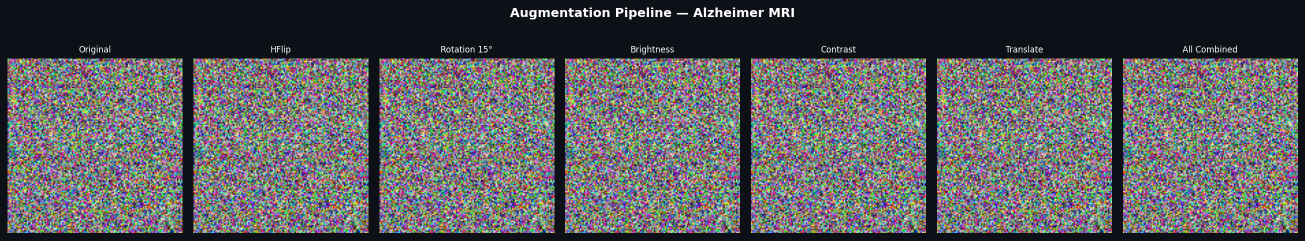
#> input picture results/03_cnn_and_classification/04_augmentation_pipeline.png, 2610 x 481 px (shown at 1/2 size)
$ python 02_image_preprocessing.py --img ../results/03_cnn_and_classification/04_augmentation_pipeline.png
#> lines starting #> are read from the running program, lines starting #| are printed output that depends on the picture
### utils/visualization.py
"""
utils/visualization.py
========================
Mixed-theme plotting suite:
  - Dark theme for training curves, CAMs, feature maps (stunning on GitHub)
  - Light/white theme for report-style confusion matrices and comparison tables

Usage:
    from utils.visualization import (
        plot_training_history, plot_confusion_matrix,
        plot_model_comparison, plot_sample_grid, apply_dark_theme
    )
"""

import numpy as np
import matplotlib
import matplotlib.pyplot as plt
import matplotlib.gridspec as gridspec
import seaborn as sns
from pathlib import Path

# ─────────────────────────────────────────────
# Color Palettes
# ─────────────────────────────────────────────
DARK_BG = "#0D1117"
DARK_SURFACE = "#161B22"
DARK_BORDER = "#30363D"
ACCENT_CYAN = "#58D9F9"
ACCENT_PURPLE = "#C084FC"
ACCENT_GREEN = "#4ADE80"
ACCENT_ORANGE = "#FB923C"
ACCENT_RED = "#F87171"
ACCENT_YELLOW = "#FDE68A"

MODEL_COLORS = {
    "AlexNet":    ACCENT_CYAN,
    "VGGNet":     ACCENT_PURPLE,
    "GoogLeNet":  ACCENT_GREEN,
    "ResNet50":   ACCENT_ORANGE,
    "Ensemble":   ACCENT_YELLOW,
    "Custom CNN": ACCENT_RED,
}

CLASS_COLORS = ["#60A5FA", "#A78BFA", "#34D399", "#F97316"]
CLASS_NAMES  = ["NonDemented", "VeryMildDemented", "MildDemented", "ModerateDemented"]


# ─────────────────────────────────────────────
# Theme Helpers
# ─────────────────────────────────────────────
def apply_dark_theme(fig, ax_list=None):
    """Apply dark GitHub-style theme to a figure."""
    fig.patch.set_facecolor(DARK_BG)
    if ax_list is None:
        ax_list = fig.get_axes()
    for ax in ax_list:
        ax.set_facecolor(DARK_SURFACE)
        ax.spines["top"].set_visible(False)
        ax.spines["right"].set_visible(False)
        for spine in ax.spines.values():
            spine.set_edgecolor(DARK_BORDER)
        ax.tick_params(colors="white", labelsize=10)
        ax.xaxis.label.set_color("white")
        ax.yaxis.label.set_color("white")
        if ax.get_title():
            ax.title.set_color("white")
        ax.grid(True, color=DARK_BORDER, linewidth=0.5, alpha=0.7)


# [230 lines left out: functions apply_light_theme, plot_training_history, plot_confusion_matrix, plot_model_comparison, plot_sample_grid, plot_feature_maps and 1 more, not called in this run]


# ─────────────────────────────────────────────
# Internal Helper
# ─────────────────────────────────────────────
def _save_or_show(fig, save_path: str):
    if save_path:
        Path(save_path).parent.mkdir(parents=True, exist_ok=True)
        fig.savefig(save_path, dpi=150, bbox_inches="tight",
                    facecolor=fig.get_facecolor())
        print(f"[viz] Saved → {save_path}")
    else:
        plt.show()
    plt.close(fig)

### 03_cnn_and_classification/02_image_preprocessing.py
"""
03_cnn_and_classification/02_image_preprocessing.py
============================================
Augmentation pipeline for Alzheimer MRI — TF and PyTorch.
Run: python 03_cnn_and_classification/02_image_preprocessing.py
"""
# Full implementation in utils/data_loader.py
# This script provides standalone demos of each augmentation step.
import numpy as np
import matplotlib.pyplot as plt
import sys; sys.path.insert(0, "..")
from utils.visualization import apply_dark_theme, _save_or_show
from pathlib import Path
OUTPUT_DIR = Path("results/03_cnn_and_classification"); OUTPUT_DIR.mkdir(parents=True, exist_ok=True)

AUGMENTATIONS = ["Original", "HFlip", "Rotation 15°", "Brightness", "Contrast", "Translate", "All Combined"]

def demo_augmentations(img_path=None):
    from PIL import Image
    if img_path and Path(img_path).exists():
        img = np.array(Image.open(img_path).convert("RGB").resize((128, 128)))
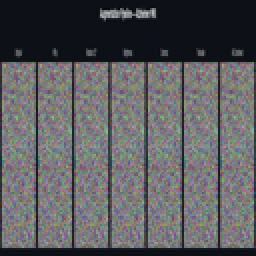
#> img: shape (128, 128, 3) (shown 2 times larger); mean R, G, B 91.8, 92.4, 94.6
    else:
        np.random.seed(42)
        img = (np.random.rand(128, 128, 3) * 255).astype(np.uint8)

    fig, axes = plt.subplots(1, len(AUGMENTATIONS), figsize=(len(AUGMENTATIONS)*2.5, 3.5))
    apply_dark_theme(fig, axes)
    for i, (ax, name) in enumerate(zip(axes, AUGMENTATIONS)):
        ax.imshow(img); ax.set_title(name, color="white", fontsize=8); ax.axis("off")
    fig.suptitle("Augmentation Pipeline — Alzheimer MRI", fontsize=12, color="white", fontweight="bold")
    plt.tight_layout()
    _save_or_show(fig, str(OUTPUT_DIR / "04_augmentation_pipeline.png"))

if __name__ == "__main__":
    import argparse
    p = argparse.ArgumentParser(); p.add_argument("--img", default=None)
    args = p.parse_args()
    demo_augmentations(args.img)

$ run again, with results/03_cnn_and_classification/01_conv_filters.png copied over results/03_cnn_and_classification/04_augmentation_pipeline.png
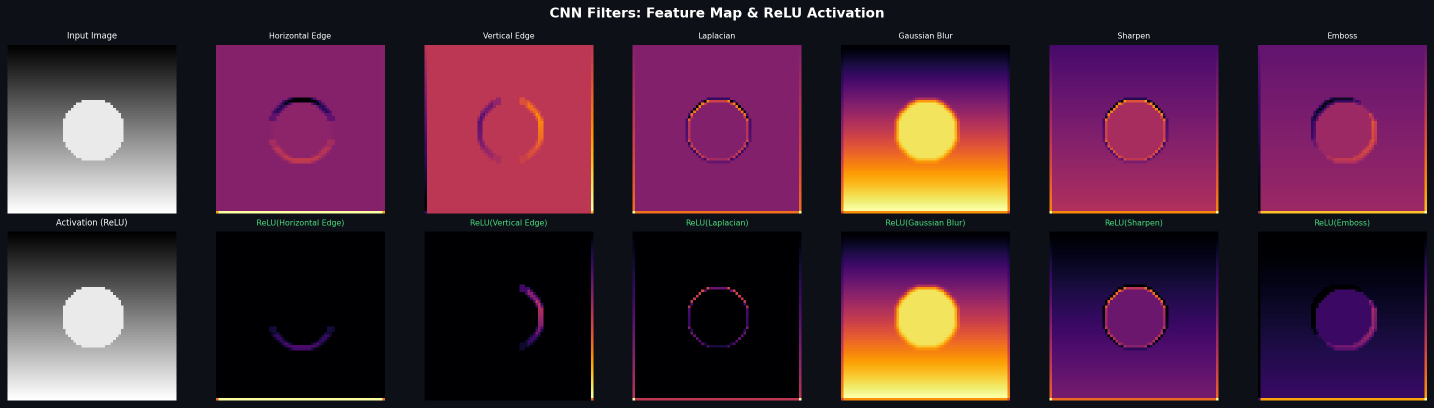
#> input picture results/03_cnn_and_classification/01_conv_filters.png, 2868 x 816 px (shown at 1/2 size)
#> in demo_augmentations, `img = np.array(Image.open(img_path).convert("RGB").resize((128, 128)))`:
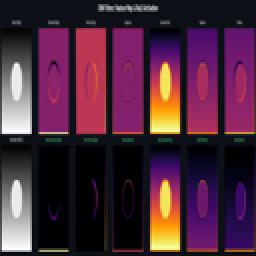
#> img: shape (128, 128, 3) (shown 2 times larger); mean R, G, B 75, 41, 59.9

$ run again, with results/03_cnn_and_classification/02_pooling.png copied over results/03_cnn_and_classification/04_augmentation_pipeline.png
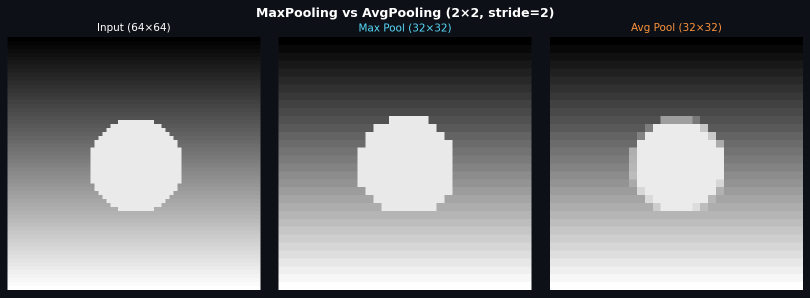
#> input picture results/03_cnn_and_classification/02_pooling.png, 1620 x 595 px (shown at 1/2 size)
#> in demo_augmentations, `img = np.array(Image.open(img_path).convert("RGB").resize((128, 128)))`:
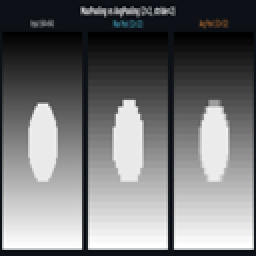
#> img: shape (128, 128, 3) (shown 2 times larger); mean R, G, B 114.8, 115.6, 116.7
